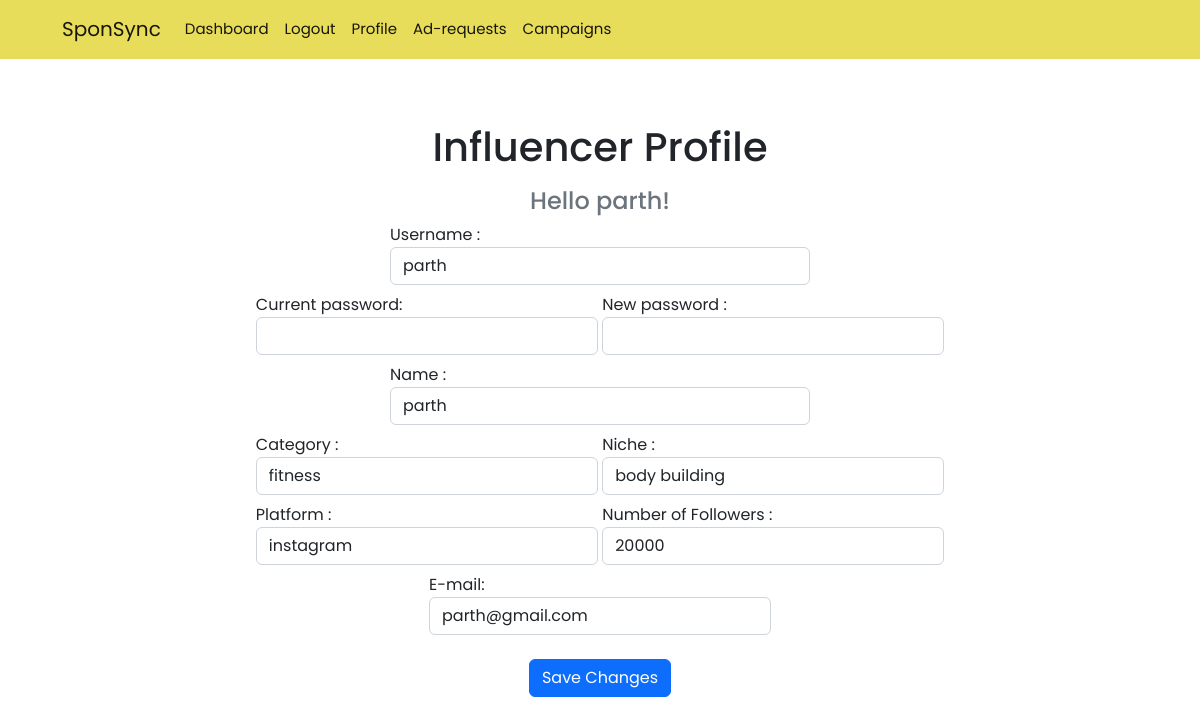
Screenshot of /influencer/profile (signed in) with the database file from the repository.
### models.py (models this page shows)
class Influencer(db.Model):
    id = db.Column(db.Integer,db.ForeignKey("user.id"),primary_key=True)
    name = db.Column(db.String(30),nullable=False)
    email = db.Column(db.String(30))
    category = db.Column(db.String(30),nullable=False)
    niche = db.Column(db.String(30),nullable=False)
    platform = db.Column(db.String(30),nullable=False)
    followers = db.Column(db.Integer,nullable=False)
    flagged = db.Column(db.Boolean,nullable=False,default=False)

class User(db.Model):
    id = db.Column(db.Integer,primary_key=True)
    username = db.Column(db.String(30),unique=True,nullable=False)
    password = db.Column(db.String(30),nullable=False)
    type = db.Column(db.String,db.ForeignKey("types.name"))

### routes.py (the view, shortened to what this page needs)
@app.route('/influencer/profile',methods=['GET','POST'])
@auth_required
def influencer_profile():
    user = User.query.get(session['user_id'])
    influencer = Influencer.query.get(user.id)
    return render_template('influencer/profile.html',user=user,influencer=influencer)

### routes.py (called while the page is built)
def auth_required(func):
    @wraps(func)
    def inner(*args , **kwargs):
        if 'user_id' not in session:
            flash('You need to login first.')
            return redirect(url_for('login'))
        return func(*args,**kwargs)
    return inner

### templates/influencer/profile.html (shortened to what this page needs)
{% extends 'layout.html' %}
{% block content %}
<h1>Influencer Profile</h1>
<form method="post" class="mt-3 mb-3">
    <h4 class="text-muted">Hello {{ influencer.name }}!</h4>
    <label for="username" class="form-label " >Username :
        <input type="text" name="username" id="username" class="form-control" value="{{user.username}}" required style="width: 420px;">
    </label>
    <div class="form-row">
    <label for="cpassword" class="form-label">Current password:
        <input type="password" name="cpassword" id="cpassword" class="form-control" required>
    </label>
    <label for="password" class="form-label">New password :
        <input type="password" name="password" id="password" class="form-control" required>
    </label>
</div>
    <label for="name" class="form-label">Name :
        <input type="text" name="name" id="name" class="form-control" value="{{influencer.name}}" required style="width: 420px;">
    </label>
    <div class="form-row">
    <label for="category" class="form-label">Category :
        <input type="text" name="category" id="category" class="form-control" value="{{influencer.category}}" required>
    </label>
    <label for="niche" class="form-label">Niche :
        <input type="text" name="niche" id="niche" class="form-control" value="{{influencer.niche}}" required>
    </label>
</div>
<div class="form-row">
    <label for="platform" class="form-label">Platform :
        <input type="text" name="platform" id="niche" class="form-control" value="{{influencer.platform}}" required>
    </label>
    <label for="followers" class="form-label">Number of Followers :
        <input type="number" name="followers" id="followers" class="form-control" value="{{influencer.followers}}" required>
    </label>
</div>
    <label for="email" class="form-label">E-mail:
        <input type="email" name="email" id="email" class="form-control" value="{{influencer.email}}" required>
    </label>
    <input type="submit" value="Save Changes" class="btn btn-primary mt-3">
</form>
{% endblock %}

### templates/layout.html (style rules this page uses)
* { font-family: "Poppins", system-ui; ; }

### templates/influencer/profile.html (style rules this page uses)
form { display: flex; flex-direction: column; align-items: center; }
h1 { margin-top: 64px; text-align: center; }

### rows the page displays
Influencer: name "parth", category "fitness", niche "body building", platform "instagram", followers "20000", email "parth@gmail.com"
User: username "parth"
